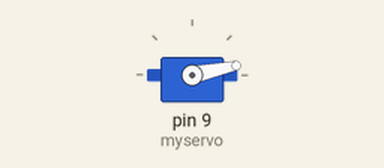
This sketch was run on a simulated Arduino Uno, built with avr-gcc and run on an emulated ATmega328P. On the bench: servo. What the sketch prints to the serial monitor is not drawn.

Above: at 0.05 s.
At 0.4 s:
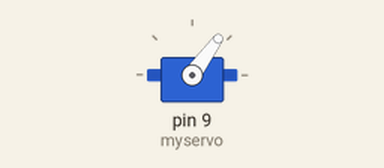
At 0.75 s:
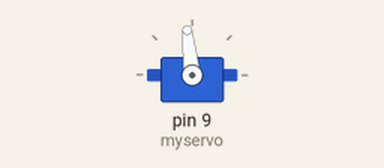
At 1.45 s:
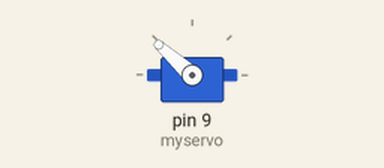
Timing chart, 0 to 3.5 s (numbered marks = the images above):
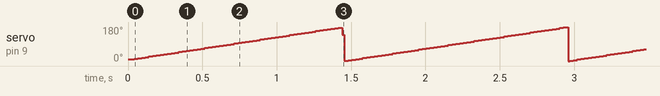

The sketch:

ServoCode.ino
```cpp
#include <Servo.h>

Servo myservo;  // create servo object to control a servo
// twelve servo objects can be created on most boards

int pos = 0;    // variable to store the servo position

void setup() {
  Serial.begin(9600);
  myservo.attach(9);  // attaches the servo on pin 9 to the servo object
}

void loop() {
    for (pos = 0; pos <= 180; pos += 1) { // goes from 0 degrees to 180 degrees
      // in steps of 1 degree
      Serial.print("Turning\n");
      myservo.write(pos);              // tell servo to go to position in variable 'pos'
      delay(.5);                       // waits 15ms for the servo to reach the position
    }
    for (pos = 180; pos >= 0; pos -= 1) { // goes from 180 degrees to 0 degrees
      myservo.write(pos);              // tell servo to go to position in variable 'pos'
      delay(.5);                       // waits 15ms for the servo to reach the position
    }
}
```
